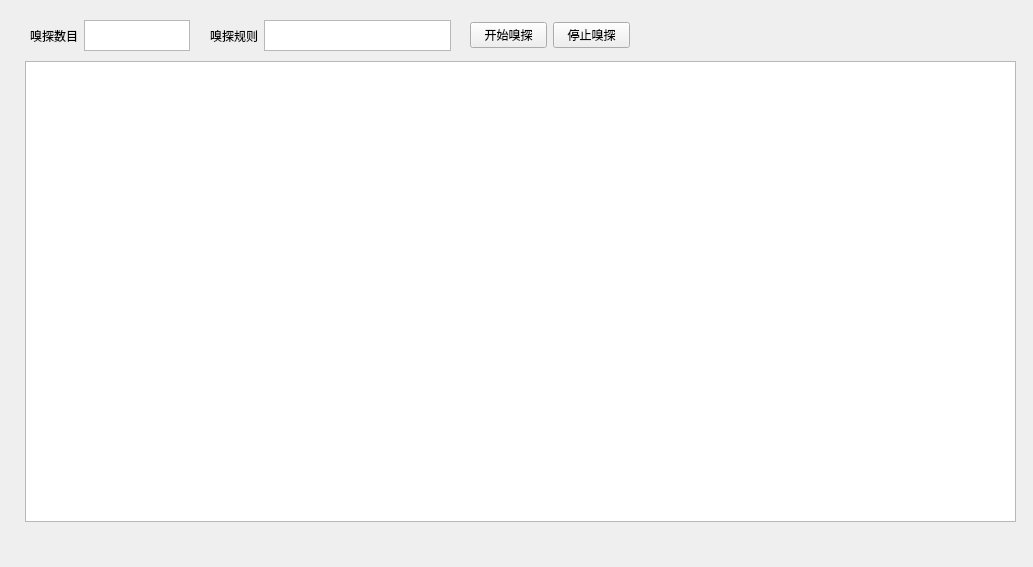
<?xml version="1.0" encoding="UTF-8"?>
<ui version="4.0">
 <class>Form</class>
 <widget class="QWidget" name="Form">
  <property name="geometry">
   <rect>
    <x>0</x>
    <y>0</y>
    <width>1033</width>
    <height>567</height>
   </rect>
  </property>
  <property name="windowTitle">
   <string>Form</string>
  </property>
  <widget class="QWidget" name="horizontalLayoutWidget">
   <property name="geometry">
    <rect>
     <x>470</x>
     <y>20</y>
     <width>160</width>
     <height>31</height>
    </rect>
   </property>
   <layout class="QHBoxLayout" name="horizontalLayout">
    <item>
     <widget class="QPushButton" name="start_button">
      <property name="text">
       <string>开始嗅探</string>
      </property>
     </widget>
    </item>
    <item>
     <widget class="QPushButton" name="stop_button">
      <property name="text">
       <string>停止嗅探</string>
      </property>
     </widget>
    </item>
   </layout>
  </widget>
  <widget class="QWidget" name="horizontalLayoutWidget_2">
   <property name="geometry">
    <rect>
     <x>30</x>
     <y>20</y>
     <width>160</width>
     <height>31</height>
    </rect>
   </property>
   <layout class="QHBoxLayout" name="horizontalLayout_2">
    <item>
     <widget class="QLabel" name="label">
      <property name="text">
       <string>嗅探数目</string>
      </property>
     </widget>
    </item>
    <item>
     <widget class="QTextEdit" name="count_text"/>
    </item>
   </layout>
  </widget>
  <widget class="QWidget" name="horizontalLayoutWidget_3">
   <property name="geometry">
    <rect>
     <x>210</x>
     <y>20</y>
     <width>241</width>
     <height>31</height>
    </rect>
   </property>
   <layout class="QHBoxLayout" name="horizontalLayout_3">
    <item>
     <widget class="QLabel" name="label_2">
      <property name="text">
       <string>嗅探规则</string>
      </property>
     </widget>
    </item>
    <item>
     <widget class="QTextEdit" name="filter_text"/>
    </item>
   </layout>
  </widget>
  <widget class="QListView" name="listView">
   <property name="geometry">
    <rect>
     <x>25</x>
     <y>61</y>
     <width>991</width>
     <height>461</height>
    </rect>
   </property>
  </widget>
 </widget>
 <resources/>
 <connections/>
</ui>
